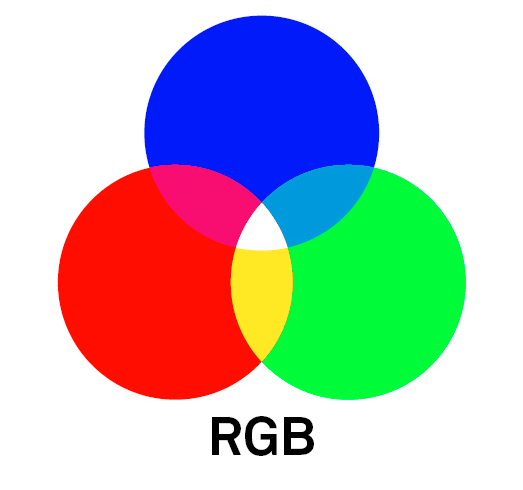
#> input picture lab1/RGB_1.png, 523 x 490 px
$ python py.py
#> lines starting #> are read from the running program, lines starting #| are printed output that depends on the picture
from PIL import Image
import numpy as np

src_img = './RGB_1.png'

image = Image.open(src_img)
#> image is the input picture: PIL image 523x490 RGB; mean R, G, B 185.4, 187.7, 188.7
image = image.convert('RGB')

image_array = np.array(image)

R = image_array[:,:,0]
G = image_array[:,:,1]
B = image_array[:,:,2]

Image.fromarray(R).save('pictures_results/R_channel.png')
Image.fromarray(G).save('pictures_results/G_channel.png')
Image.fromarray(B).save('pictures_results/B_channel.png')


def rgb_to_hsi(image_array):
    R = image_array[:, :, 0] / 255.0
    G = image_array[:, :, 1] / 255.0
    B = image_array[:, :, 2] / 255.0

    I = (R + G + B) / 3

    min_rgb = np.minimum(np.minimum(R, G), B)
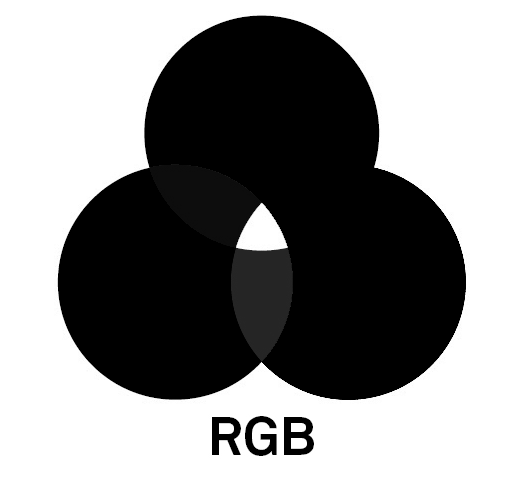
#> min_rgb: shape (490, 523) float64; min 0, max 1, mean 0.568
    S = 1 - 3 * (min_rgb) / (R + G + B + 1e-10)

    numerator = 0.5 * ((R - G) + (R - B))
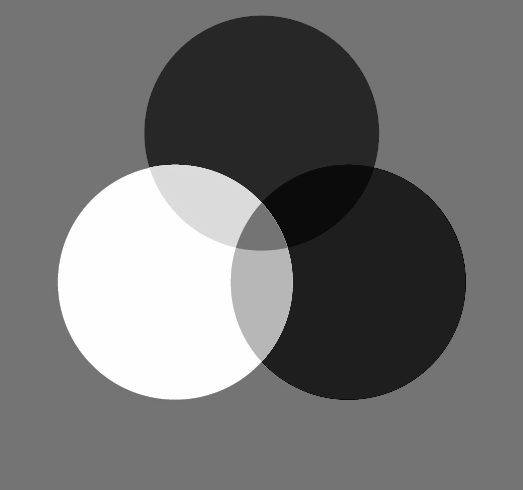
#> numerator: shape (490, 523) float64; min -0.818, max 0.975, mean -0.0109; drawn with min black and max white
    denominator = np.sqrt((R - G) ** 2 + (R - B) * (G - B))
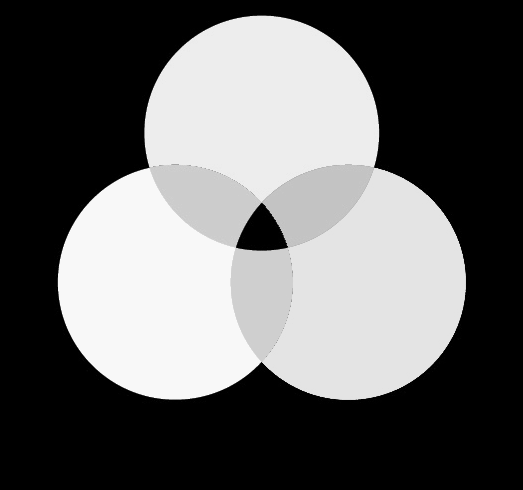
#> denominator: shape (490, 523) float64; min 0, max 0.976, mean 0.39
    theta = np.arccos(numerator / (denominator + 1e-10))
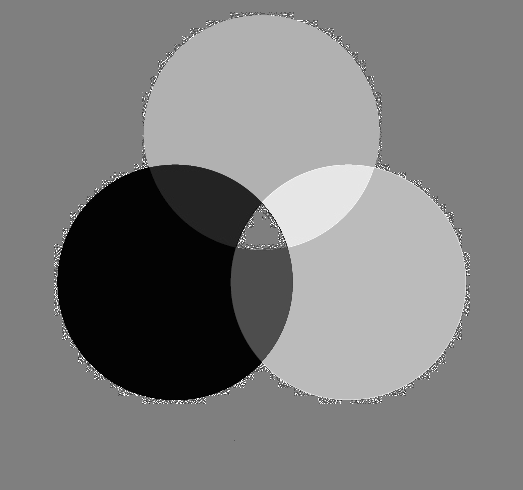
#> theta: shape (490, 523) float64; min 1.92e-05, max 3.14, mean 1.54; drawn with min black and max white

    H = np.degrees(theta)
    H[B > G] = 360 - H[B > G]
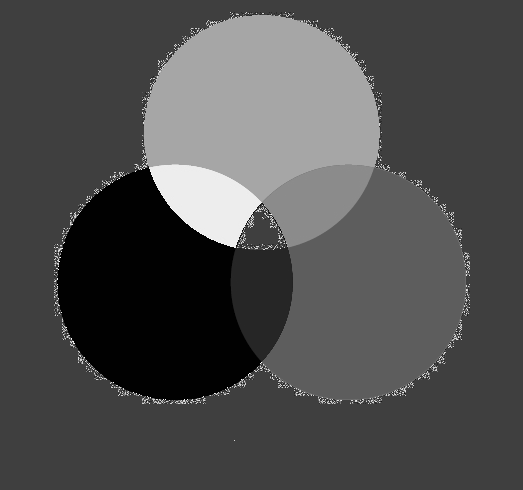
#> H: shape (490, 523) float64; min 0.0011, max 359.6, mean 110.4; drawn with min black and max white

    return H, S, I


H, S, I = rgb_to_hsi(image_array)

Image.fromarray((I * 255).astype(np.uint8)).save('pictures_results/I_component.png')

I_inverted = 255 - (I * 255).astype(np.uint8)
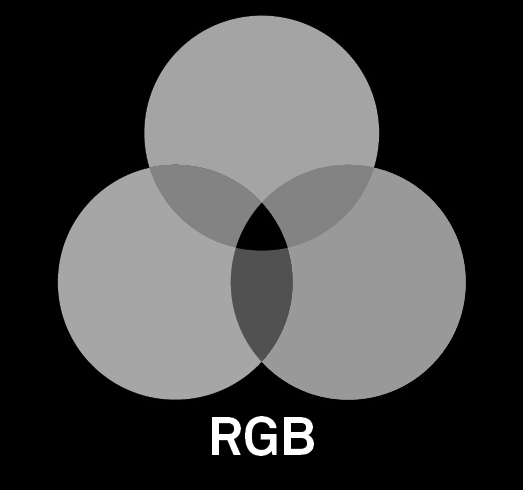
#> I_inverted: shape (490, 523); min 0, max 255, mean 68

Image.fromarray(I_inverted).save('pictures_results/I_inverted.png')


def stretch_image(image_array, factor):
#> called with factor = 5
    new_shape = (int(image_array.shape[0] * factor), int(image_array.shape[1] * factor), image_array.shape[2])
#> new_shape = (2450, 2615, 3)
    stretched_image = np.zeros(new_shape, dtype=np.uint8)

    for i in range(new_shape[0]):
        for j in range(new_shape[1]):
            orig_x = int(i / factor)
            orig_y = int(j / factor)
            stretched_image[i, j] = image_array[orig_x, orig_y]

    return stretched_image


stretched_image = stretch_image(image_array, 5)
Image.fromarray(stretched_image).save('pictures_results/stretched_image.png')


def compress_image(image_array, factor):
#> called with factor = 5
    new_shape = (int(image_array.shape[0] / factor), int(image_array.shape[1] / factor), image_array.shape[2])
#> new_shape = (98, 104, 3)
    compressed_image = np.zeros(new_shape, dtype=np.uint8)

    for i in range(new_shape[0]):
        for j in range(new_shape[1]):
            orig_x = int(i * factor)
            orig_y = int(j * factor)
            compressed_image[i, j] = image_array[orig_x, orig_y]
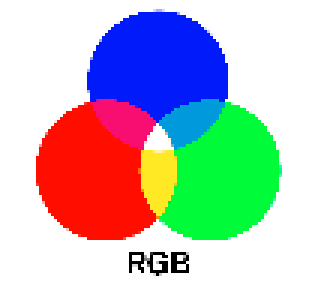
#> compressed_image: shape (98, 104, 3) (shown 3 times larger); mean R, G, B 185.2, 187.4, 188.4

    return compressed_image


compressed_image = compress_image(image_array, 5)
Image.fromarray(compressed_image).save('pictures_results/compressed_image.png')

def resample_image(image_array, M, N):
    stretched = stretch_image(image_array, M)
    resampled = compress_image(stretched, N)
    return resampled

resampled_image = resample_image(image_array, 3, 1)
Image.fromarray(resampled_image).save('pictures_results/resampled_image.png')


def one_step_resample(image_array, factor):
#> called with factor = 5
    new_shape = (int(image_array.shape[0] / factor), int(image_array.shape[1] / factor), image_array.shape[2])
#> new_shape = (98, 104, 3)
    resampled_image = np.zeros(new_shape, dtype=np.uint8)

    for i in range(new_shape[0]):
        for j in range(new_shape[1]):
            orig_x = int(i * factor)
            orig_y = int(j * factor)
            resampled_image[i, j] = image_array[orig_x, orig_y]

    return resampled_image


one_step_resampled_image = one_step_resample(image_array, 5)
Image.fromarray(one_step_resampled_image).save('pictures_results/one_step_resampled_image.png')
